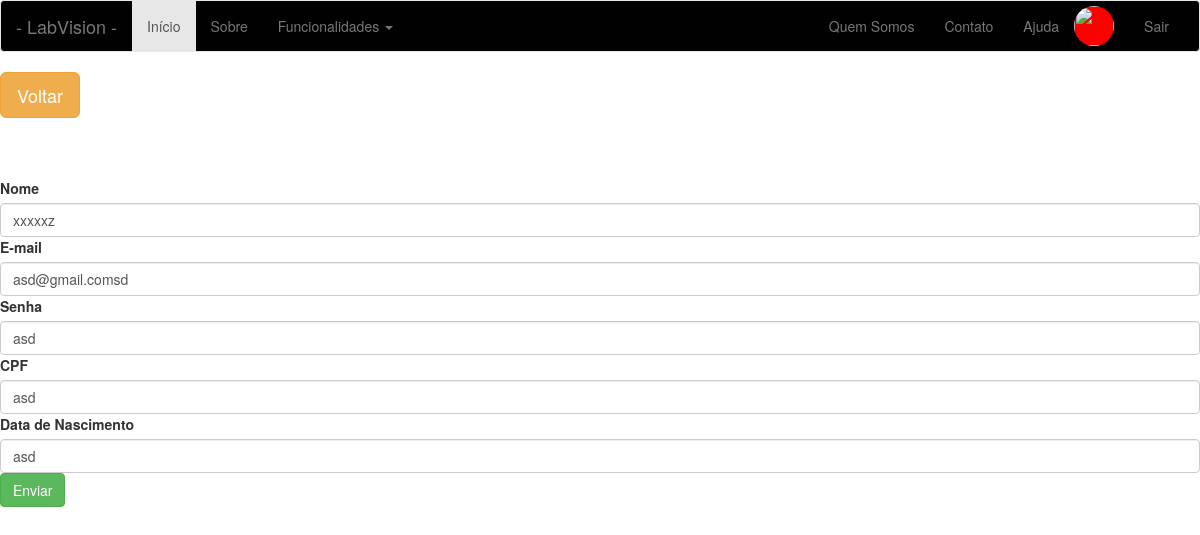
Before: /atualizar-usuario/6 (signed in) with the older database file.
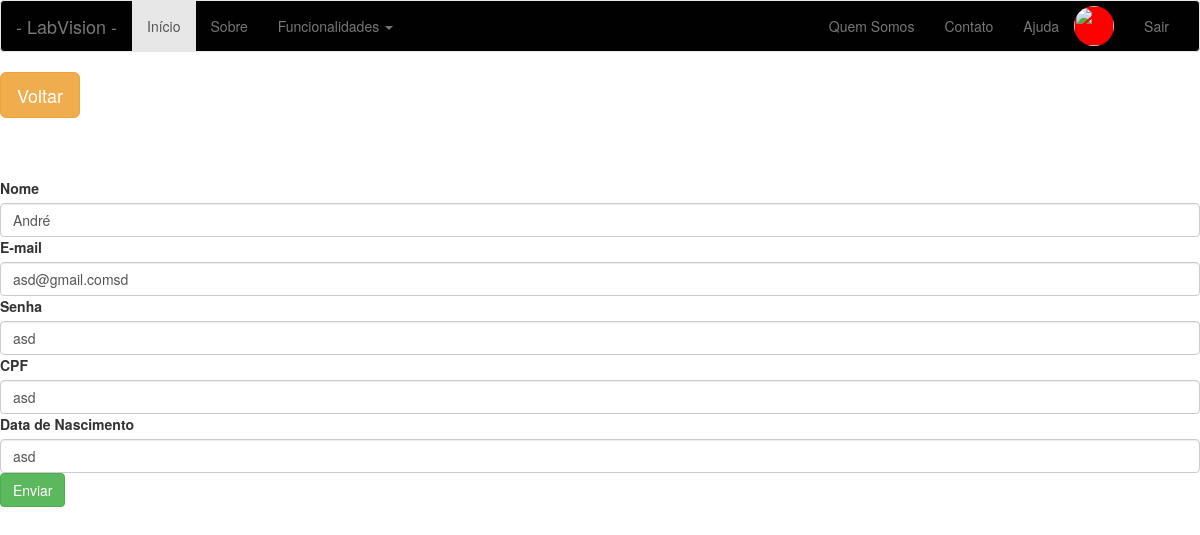
After: the same page with the newer database file.
### app/models/tables.py (models this page shows, shortened)
class Pessoa(db.Model):
    __tablename__ = "pessoas"
    id = db.Column(db.Integer, primary_key=True)
    nome = db.Column(db.String(50))

### app/controllers/default.py (the view, shortened to what this page needs)
@app.route('/atualizar-usuario/<int:id>', methods=['GET', 'POST'])
@app.route('/atualizar-usuario', methods=['POST'])
def atualizar_usuario(id=None):
    if not current_user.get_id():
        return redirect(url_for('login'))
    if id != None and request.method == "GET":
        usuario = Usuario.query.filter_by(id=id).first()
        form = CadastrarUsuarioForm()
        return render_template('usuario/atualizar-usuario.html', form=form, usuario=usuario)

### app/models/forms.py
class CadastrarUsuarioForm(FlaskForm):
    nome = StringField("email", validators=[DataRequired()])
    email = StringField("email", validators=[DataRequired()])
    senha = PasswordField("senha", validators=[DataRequired()])
    cpf = StringField("email", validators=[DataRequired()])
    dt_nascimento = StringField("email", validators=[DataRequired()])

### app/controllers/default.py (called while the page is built)
@login_manager.user_loader
def load_user(id):
    return Usuario.query.filter_by(id=id).first()

### app/models/tables.py (called while the page is built)
    def get_id(self):
        return str(self.id)

### app/templates/usuario/atualizar-usuario.html
{% include 'base/head.html' %}
{% include 'base/nav_bar.html' %}
<a href="/listar-usuarios">
    <button class="btn btn-lg btn-warning">
        Voltar
    </button>
</a>
<div>
      <br><br><br>
      <form action="/atualizar-usuario/{{ usuario.id }}" method="POST">
          <label>Nome</label>
              {{ form.nome(class="form-control", value=usuario.nome) }}
          <label>E-mail</label>
              {{ form.email(class="form-control", value=usuario.email) }}
          <label>Senha</label>
              {{ form.nome(class="form-control", value=usuario.senha) }}
          <label>CPF</label>
              {{ form.cpf(class="form-control", value=usuario.cpf) }}
          <label>Data de Nascimento</label>
              {{ form.dt_nascimento(class="form-control", value=usuario.dt_nascimento) }}
          <input class="btn btn-success" type="submit" value="Enviar">
      </form>
</div>
{% include 'base/footer.html' %}

Changed rows visible on the page:
changed Pessoa: nome "xxxxxz" → "André"
